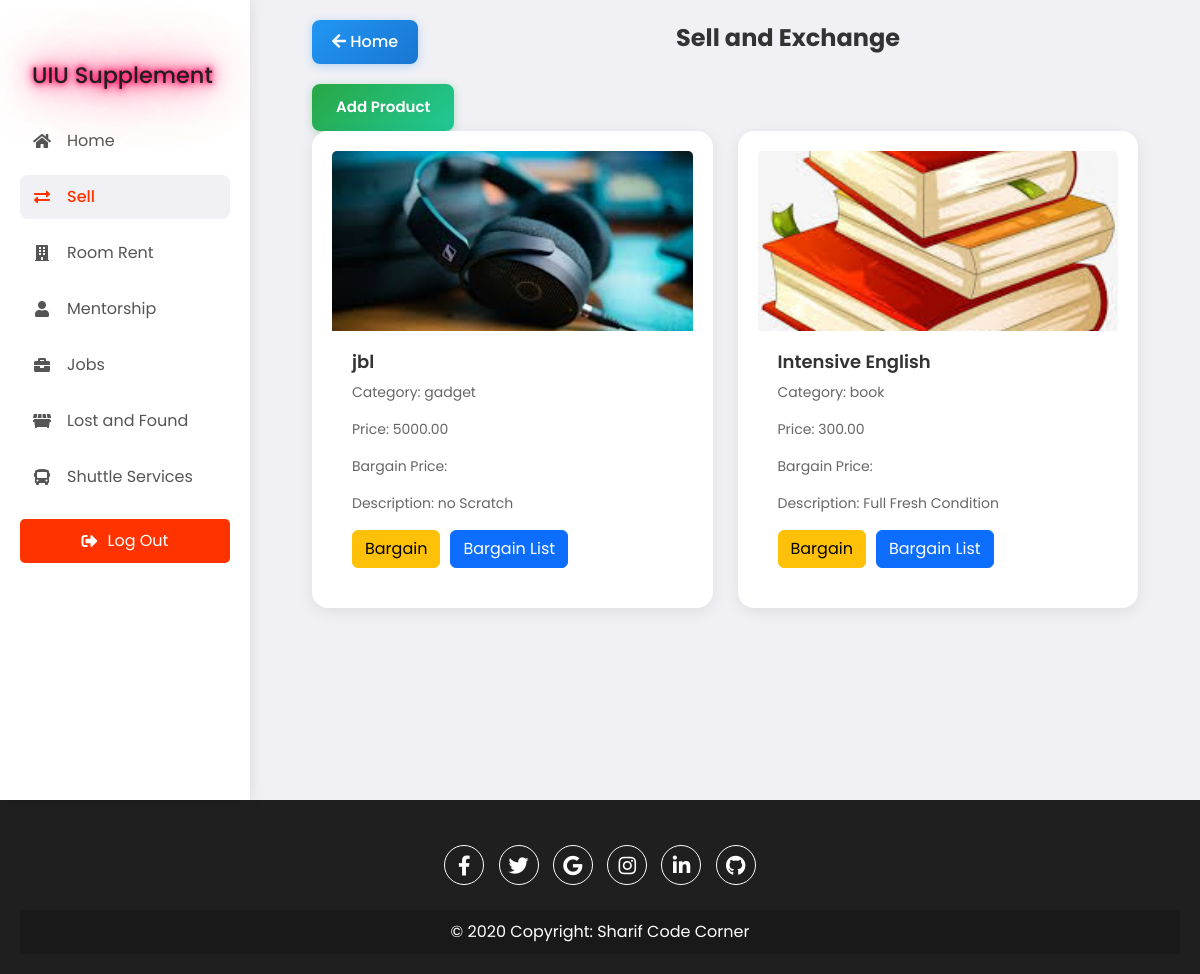
Screenshot of /SellAndExchange.php with the database file from the repository.
### tables this page shows
CREATE TABLE `products` (
  `id` int(11) NOT NULL,
  `product_name` varchar(255) NOT NULL,
  `category` varchar(100) DEFAULT NULL,
  `price` decimal(10,2) DEFAULT NULL,
  `description` text DEFAULT NULL,
  `image_path` varchar(255) NOT NULL,
  `bargain_price` decimal(10,2) DEFAULT NULL,
  `user_id` int(11) DEFAULT NULL,
  `status` enum('available','sold','pending') DEFAULT 'available'
);

### SellAndExchange.php (the view, shortened to what this page needs)
<?php
$servername = "localhost";
$username = "root";
$password = "";
$dbname = "uiusupplements";
$conn = new mysqli($servername, $username, $password, $dbname);
$sql = "SELECT id, product_name, category, price, bargain_price, description, image_path FROM products";
$result = $conn->query($sql);
?>
<!DOCTYPE html>
<html lang="en">
<head>
    <link href="https://cdn.jsdelivr.net/npm/bootstrap@5.3.0-alpha1/dist/css/bootstrap.min.css" rel="stylesheet">
    <link rel="stylesheet" href="https://cdnjs.cloudflare.com/ajax/libs/font-awesome/5.15.4/css/all.min.css" />
    <link rel="stylesheet" href="assets/css/index.css" />
</head>
<body>
    <div class="container">
        <nav>
            <ul>
                <li><a href="uiusupplementhomepage.php" class="logo">
                        <h1 class="styled-title">UIU Supplement</h1>
                    </a></li>
                <li><a href="uiusupplementhomepage.php">
                        <i class="fas fa-home"></i>
                        <span class="nav-item">Home</span>
                    </a></li>
                <li><a href="SellAndExchange.php" class="active">
                        <i class="fas fa-exchange-alt"></i>
                        <span class="nav-item">Sell</span>
                    </a></li>
                <li><a href="availablerooms.html">
                        <i class="fas fa-building"></i>
                        <span class="nav-item">Room Rent</span>
                    </a></li>
                <li><a href="browsementors.html">
                        <i class="fas fa-user"></i>
                        <span class="nav-item">Mentorship</span>
                    </a></li>
                <li><a href="parttimejob.html">
                        <i class="fas fa-briefcase"></i>
                        <span class="nav-item">Jobs</span>
                    </a></li>
                <li><a href="lostandfound.php">
                        <i class="fas fa-dumpster"></i>
                        <span class="nav-item">Lost and Found</span>
                    </a></li>
                <li><a href="shuttle_tracking_system.php">
                        <i class="fas fa-bus"></i>
                        <span class="nav-item">Shuttle Services</span>
                    </a></li>
            </ul>
            <a href="uiusupplementlogin.html" class="logout-btn">
                <i class="fas fa-sign-out-alt"></i> Log Out
            </a>
        </nav>
        <section class="main">
            <div class="main-top">
                <button id="back" onclick="location.href='uiusupplementhomepage.php'" class="back-btn">
                    <i class="fas fa-arrow-left"></i> Home
                </button>
                <h1 class="center-title">Sell and Exchange</h1>
            </div>
            <a href="add-product.php" class="add-product-btn">Add Product</a>
            <div class="product-cards">
                <?php
                if ($result->num_rows > 0) {
                    while ($row = $result->fetch_assoc()) {
                        echo '<div class="card">
                                    <img class="card-img-top" src="' . $row['image_path'] . '" alt="Product Image">
                                    <div class="card-body">
                                        <h5 class="card-title">' . $row['product_name'] . '</h5>
                                        <p class="card-text">Category: ' . $row['category'] . '</p>
                                        <p class="card-text">Price: ' . $row['price'] . '</p>
                                        <p class="card-text">Bargain Price: ' . $row['bargain_price'] . '</p>
                                        <p class="card-text">Description: ' . $row['description'] . '</p>
                                        <div class="card-buttons">
                                            <button class="btn btn-warning" data-bs-toggle="modal" data-bs-target="#bargainModal" data-product-id="' . $row['id'] . '">Bargain</button>
                                            <button class="btn btn-primary" data-bs-toggle="modal" data-bs-target="#bargainListModal">Bargain List</button>
                                        </div>
                                    </div>
                                </div>';
                    }
                } else {
                    echo "No products available.";
                }
                ?>
            </div>
        </section>
    </div>
</body>
<footer class="footer">
    <div class="social-icons">
        <a href="https://www.facebook.com/sharif.me2018"><i class="fab fa-facebook-f"></i></a>
        <a href="#"><i class="fab fa-twitter"></i></a>
        <a href="#"><i class="fab fa-google"></i></a>
        <a href="https://www.instagram.com/shariful_islam10"><i class="fab fa-instagram"></i></a>
        <a href="#"><i class="fab fa-linkedin-in"></i></a>
        <a href="https://www.github.com/sharif2023"><i class="fab fa-github"></i></a>
    </div>
    <div class="copyright">
        &copy; 2020 Copyright: <a href="https://www.youtube.com/@SHARIFsCODECORNER">Sharif Code Corner</a>
    </div>
</footer>
</html>

### assets/css/index.css (style rules this page uses)
* { margin: 0; padding: 0; box-sizing: border-box; font-family: "Poppins", sans-serif; }
body { margin: 0; font-family: Arial, sans-serif; display: flex; flex-direction: column; min-height: 100vh; background-color: #f0f0f5; }
.container { display: flex; min-height: 100vh; position: relative; }
nav { width: 100%; max-width: 250px; background-color: #fff; padding: 20px; height: 100vh; max-height: 100vh; overflow-y: auto; box-shadow: 0 0 15px rgba(0, 0, 0, 0.1); position: fixed; top: 0; left: 0; transition: top 0.3s ease-in-out; z-index: 1000; }
.styled-title { font-size: 1.4rem; color: #1F1F1F; text-shadow: 0 0 5px #ff005e, 0 0 10px #ff005e, 0 0 20px #ff005e, 0 0 40px #ff005e, 0 0 80px #ff005e; animation: glow 1.5s infinite alternate; }
nav ul { list-style-type: none; padding-top: 20px; padding-left: 0; margin: 0; }
nav ul li { margin: 12px 0; }
nav ul li a { color: #555; font-size: 16px; display: flex; align-items: center; padding: 10px 12px; text-decoration: none; border-radius: 8px; transition: all 0.2s ease; }
nav ul li a i { width: 20px; text-align: center; font-size: 16px; }
nav ul li a.active { background-color: #f0f0f5; color: #FF3300; font-weight: 500; }
nav ul li a .nav-item { margin-left: 15px; }
.logout-btn { background-color: #FF3300; color: white; padding: 10px 20px; text-align: center; border-radius: 5px; display: flex; justify-content: center; align-items: center; font-size: 16px; margin-top: 20px; cursor: pointer; text-decoration: none; }
.logout-btn i { margin-right: 10px; }
.main { flex: 1; margin-left: 250px; padding: 40px; }
.main-top { display: flex; justify-content: space-between; align-items: center; margin-bottom: 20px; }
.center-title { font-size: 24px; font-weight: bold; flex: 1; text-align: center; color: #333; }
.back-btn { background: linear-gradient(135deg, #2196F3 0%, #1976D2 100%); color: white; padding: 10px 20px; border: none; border-radius: 8px; cursor: pointer; margin-right: 20px; font-weight: 500; transition: all 0.3s ease; box-shadow: 0 2px 8px rgba(33, 150, 243, 0.3); }
.add-product-btn, .add-listing-btn, .add-mentor-btn { background: linear-gradient(135deg, #28a745 0%, #20c997 100%); color: white; padding: 12px 24px; border: none; border-radius: 8px; cursor: pointer; font-weight: 600; font-size: 15px; text-decoration: none; display: inline-flex; align-items: center; gap: 8px; transition: all 0.3s ease; box-shadow: 0 2px 8px rgba(40, 167, 69, 0.3); }
.card { display: flex; flex-direction: column; border: none; border-radius: 12px; padding: 20px; background-color: #fff; box-shadow: 0 2px 12px rgba(0, 0, 0, 0.08); transition: all 0.3s ease; }
.card-title { font-size: 18px; font-weight: 600; color: #333; margin-bottom: 8px; }
.card-text { color: #666; font-size: 14px; line-height: 1.5; }
.footer { background-color: #1F1F1F; color: white; text-align: center; padding: 20px; width: 100%; position: relative; }
.social-icons { margin: 20px 0; }
.social-icons a { display: inline-block; width: 40px; height: 40px; line-height: 40px; margin: 5px; background-color: transparent; color: white; border: 1px solid white; border-radius: 50%; text-align: center; text-decoration: none; font-size: 20px; }
.copyright { background-color: rgba(0, 0, 0, 0.2); padding: 10px; margin-top: 10px; }
.copyright a { color: white; text-decoration: none; }
@media (max-width: 1200px) { .main { padding: 20px; } }

### SellAndExchange.php (style rules this page uses)
.main { background-color: #f0f0f5; }
.product-cards { display: grid; grid-template-columns: repeat(auto-fill, minmax(300px, 1fr)); gap: 25px; }
.product-cards .card { border: none; border-radius: 16px; overflow: hidden; box-shadow: 0 4px 15px rgba(0, 0, 0, 0.08); transition: all 0.3s ease; position: relative; }
.card-img-top { height: 180px; object-fit: cover; transition: transform 0.3s ease; }
.card-body { padding: 20px; }
.card-title { font-size: 18px; font-weight: 600; color: #333; margin-bottom: 10px; }
.card-text { color: #666; font-size: 14px; }
.card-buttons { display: flex; gap: 10px; margin-top: 15px; }

### rows the page displays
products: image_path (picture), product_name "jbl", category "gadget", price "5000.00", description "no Scratch"
products: image_path (picture), product_name "Intensive English", category "book", price "300.00", description "Full Fresh Condition"
